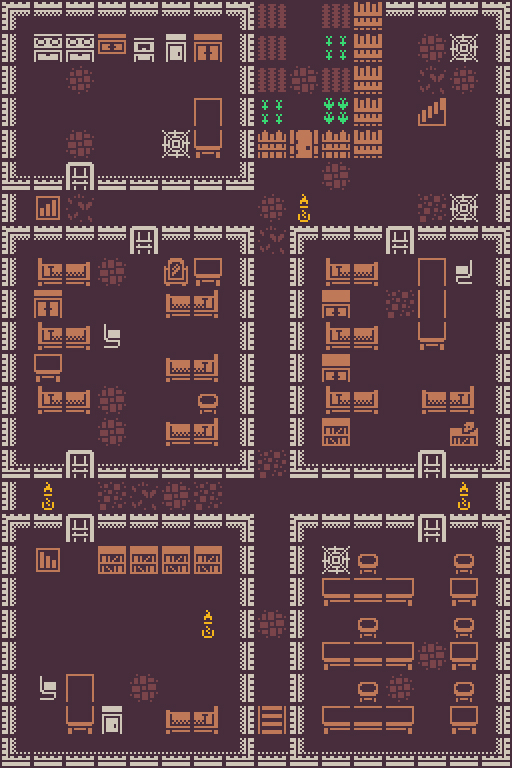

This is a level from a 2D game, rendered from its Tiled map with the project's own tilesets. A one-line summary and the map file follow, with tile-layer data summarised:
An orthogonal 16x24 tile map with 32x32 px tiles, 2 tile layers (Ground, Tiles) and 225 objects (213x wall, 3x mob3, 2x heart, 2x mob4, travel2, ...).

<map version="1.5" tiledversion="1.5.0" orientation="orthogonal" renderorder="right-down" width="16" height="24" tilewidth="32" tileheight="32" infinite="0" nextlayerid="4" nextobjectid="416">
 <tileset firstgid="1" source="../assets/32x32.tsx" />
 <layer id="3" name="Ground" width="16" height="24">
  <data>[384 cells, 384 non-empty, 5 distinct tile ids]</data>
 </layer>
 <layer id="1" name="Tiles" width="16" height="24">
  <data>[384 cells, 244 non-empty, 39 distinct tile ids]</data>
 </layer>
 <objectgroup id="2" name="Obstacles">
  <object id="1" name="travel2" x="32" y="544" width="32" height="32" />
  <object id="4" name="wall" x="32" y="512" width="32" height="32" />
  <object id="5" name="wall" x="96" y="512" width="32" height="32" />
  <object id="6" name="wall" x="128" y="512" width="32" height="32" />
  <object id="7" name="wall" x="160" y="512" width="32" height="32" />
  <object id="8" name="wall" x="192" y="512" width="32" height="32" />
  <object id="9" name="wall" x="224" y="512" width="32" height="32" />
  <object id="10" name="wall" x="224" y="544" width="32" height="32" />
  <object id="11" name="wall" x="224" y="576" width="32" height="32" />
  <object id="12" name="wall" x="224" y="608" width="32" height="32" />
  <object id="13" name="wall" x="224" y="640" width="32" height="32" />
  <object id="14" name="wall" x="224" y="672" width="32" height="32" />
  <object id="15" name="wall" x="224" y="704" width="32" height="32" />
  <object id="16" name="wall" x="0" y="512" width="32" height="32" />
  <object id="17" name="wall" x="0" y="544" width="32" height="32" />
  <object id="18" name="wall" x="0" y="576" width="32" height="32" />
  <object id="19" name="wall" x="0" y="608" width="32" height="32" />
  <object id="20" name="wall" x="0" y="640" width="32" height="32" />
  <object id="21" name="wall" x="0" y="672" width="32" height="32" />
  <object id="22" name="wall" x="0" y="704" width="32" height="32" />
  <object id="23" name="wall" x="0" y="736" width="32" height="32" />
  <object id="24" name="wall" x="32" y="736" width="32" height="32" />
  <object id="25" name="wall" x="64" y="736" width="32" height="32" />
  <object id="26" name="wall" x="96" y="736" width="32" height="32" />
  <object id="27" name="wall" x="128" y="736" width="32" height="32" />
  <object id="28" name="wall" x="160" y="736" width="32" height="32" />
  <object id="29" name="wall" x="192" y="736" width="32" height="32" />
  <object id="30" name="wall" x="224" y="736" width="32" height="32" />
  <object id="31" name="wall" x="96" y="544" width="32" height="32" />
  <object id="32" name="wall" x="128" y="544" width="32" height="32" />
  <object id="33" name="wall" x="160" y="544" width="32" height="32" />
  <object id="34" name="wall" x="192" y="544" width="32" height="32" />
  <object id="35" name="wall" x="192" y="704" width="32" height="32" />
  <object id="36" name="wall" x="160" y="704" width="32" height="32" />
  <object id="37" name="wall" x="192" y="608" width="32" height="32" />
  <object id="38" name="wall" x="96" y="704" width="32" height="32" />
  <object id="39" name="wall" x="64" y="704" width="32" height="32" />
  <object id="40" name="wall" x="64" y="672" width="32" height="32" />
  <object id="41" name="heart" x="32" y="704" width="32" height="32" />
  <object id="42" name="chest" x="192" y="672" width="32" height="32" />
  <object id="44" name="wall" x="0" y="480" width="32" height="32" />
  <object id="45" name="wall" x="0" y="448" width="32" height="32" />
  <object id="46" name="wall" x="0" y="416" width="32" height="32" />
  <object id="47" name="wall" x="0" y="384" width="32" height="32" />
  <object id="48" name="wall" x="0" y="352" width="32" height="32" />
  <object id="49" name="wall" x="0" y="288" width="32" height="32" />
  <object id="50" name="wall" x="0" y="320" width="32" height="32" />
  <object id="52" name="wall" x="0" y="0" width="32" height="32" />
  <object id="198" name="wall" x="480" y="0" width="32" height="32" />
  <object id="199" name="wall" x="480" y="288" width="32" height="32" />
  <object id="200" name="wall" x="480" y="320" width="32" height="32" />
  <object id="201" name="wall" x="480" y="352" width="32" height="32" />
  <object id="202" name="wall" x="480" y="384" width="32" height="32" />
  <object id="203" name="wall" x="480" y="416" width="32" height="32" />
  <object id="204" name="wall" x="480" y="480" width="32" height="32" />
  <object id="205" name="wall" x="480" y="512" width="32" height="32" />
  <object id="206" name="wall" x="480" y="448" width="32" height="32" />
  <object id="207" name="wall" x="480" y="544" width="32" height="32" />
  <object id="208" name="wall" x="480" y="608" width="32" height="32" />
  <object id="209" name="wall" x="480" y="640" width="32" height="32" />
  <object id="210" name="wall" x="480" y="704" width="32" height="32" />
  <object id="211" name="wall" x="480" y="672" width="32" height="32" />
  <object id="212" name="wall" x="480" y="576" width="32" height="32" />
  <object id="213" name="wall" x="480" y="736" width="32" height="32" />
  <object id="214" name="wall" x="448" y="736" width="32" height="32" />
  <object id="215" name="wall" x="416" y="736" width="32" height="32" />
  <object id="216" name="wall" x="384" y="736" width="32" height="32" />
  <object id="217" name="wall" x="352" y="736" width="32" height="32" />
  <object id="218" name="wall" x="320" y="736" width="32" height="32" />
  <object id="219" name="wall" x="288" y="736" width="32" height="32" />
  <object id="220" name="wall" x="256" y="736" width="32" height="32" />
  <object id="236" name="player" x="32" y="544" width="32" height="32" />
  <object id="237" name="wall" x="448" y="0" width="32" height="32" />
  <object id="238" name="wall" x="416" y="0" width="32" height="32" />
  <object id="239" name="wall" x="384" y="0" width="32" height="32" />
  <object id="240" name="wall" x="352" y="0" width="32" height="32" />
  <object id="241" name="wall" x="320" y="-32" width="32" height="32" />
  <object id="242" name="wall" x="288" y="-32" width="32" height="32" />
  <object id="243" name="wall" x="256" y="-32" width="32" height="32" />
  <object id="244" name="wall" x="224" y="0" width="32" height="32" />
  <object id="245" name="wall" x="192" y="0" width="32" height="32" />
  <object id="246" name="wall" x="160" y="0" width="32" height="32" />
  <object id="247" name="wall" x="128" y="0" width="32" height="32" />
  <object id="248" name="wall" x="96" y="0" width="32" height="32" />
  <object id="249" name="wall" x="64" y="0" width="32" height="32" />
  <object id="250" name="wall" x="32" y="0" width="32" height="32" />
  <object id="267" name="wall" x="0" y="160" width="32" height="32" />
  <object id="268" name="wall" x="0" y="192" width="32" height="32" />
  <object id="269" name="wall" x="0" y="224" width="32" height="32" />
  <object id="270" name="wall" x="0" y="256" width="32" height="32" />
  <object id="271" name="wall" x="480" y="160" width="32" height="32" />
  <object id="272" name="wall" x="480" y="192" width="32" height="32" />
  <object id="273" name="wall" x="480" y="224" width="32" height="32" />
  <object id="274" name="wall" x="480" y="256" width="32" height="32" />
  <object id="275" name="wall" x="480" y="32" width="32" height="32" />
  <object id="276" name="wall" x="480" y="64" width="32" height="32" />
  <object id="277" name="wall" x="480" y="96" width="32" height="32" />
  <object id="278" name="wall" x="480" y="128" width="32" height="32" />
  <object id="279" name="wall" x="0" y="128" width="32" height="32" />
  <object id="280" name="wall" x="0" y="96" width="32" height="32" />
  <object id="281" name="wall" x="0" y="64" width="32" height="32" />
  </objectgroup>
</map>
<!-- 124 of 225 objects omitted -->
